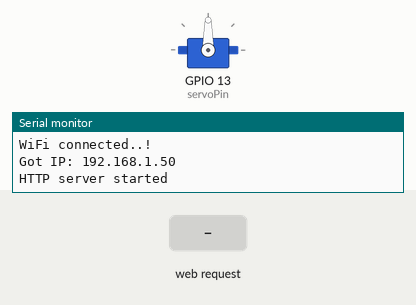
Simulated run of this sketch. Board: ESP32. On the bench: servo, the last lines printed to the serial monitor. Inputs (shaded band) come from the test bench. WiFi joins after 1.5 s; servers stay silent unless stated.

Above: at 3.2 s.
3.3 s: HTTP request GET /?value=1 received
At 4.4 s:
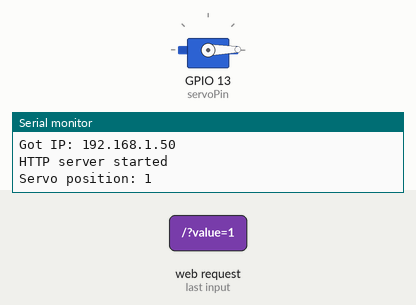
4.8 s: HTTP request GET /?value=120 received
At 5.5 s:
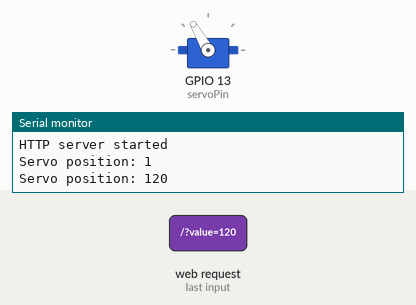
6.3 s: HTTP request GET / received
At 6.7 s:
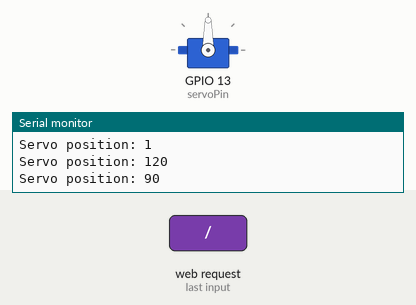
Timing chart, 0 to 9.3 s (numbered marks = the images above; inputs shaded):
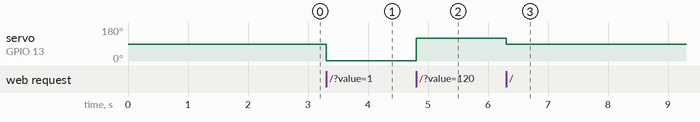

Measured:
- after the input at 3.3 s, servo on GPIO 13 (servoPin): 90° → 1° at once
- after the input at 4.8 s, servo on GPIO 13 (servoPin): 1° → 120° at once
- after the input at 6.3 s, servo on GPIO 13 (servoPin): 120° → 90° at once

The sketch:

servoWithEsp32.ino
```cpp
#include <WiFi.h>
#include <WebServer.h>
#include <ESP32Servo.h>

/*Put your SSID & Password*/
const char* ssid = "YourNetworkName";   // Enter SSID here
const char* password = "YourPassword";  //Enter Password here

Servo myservo;  // create servo object to control a servo

// Define servo pin
const int servoPin = 13;  // Change this to your actual servo pin

WebServer server(80);

void setup() {
  // Allow allocation of all timers for servo library
  ESP32PWM::allocateTimer(0);
  ESP32PWM::allocateTimer(1);
  ESP32PWM::allocateTimer(2);
  ESP32PWM::allocateTimer(3);

  // Set servo PWM frequency to 50Hz
  myservo.setPeriodHertz(50);

  // Attach to servo and define minimum and maximum positions
  myservo.attach(servoPin, 500, 2400);

  // Start serial
  Serial.begin(115200);

  Serial.println("Connecting to ");
  Serial.println(ssid);

  //connect to your local wi-fi network
  WiFi.begin(ssid, password);

  //check wi-fi is connected to wi-fi network
  while (WiFi.status() != WL_CONNECTED) {
    delay(1000);
    Serial.print(".");
  }
  Serial.println("");
  Serial.println("WiFi connected..!");
  Serial.print("Got IP: ");
  Serial.println(WiFi.localIP());

  server.on("/", handle_OnConnect);
  server.onNotFound(handle_NotFound);

  server.begin();
  Serial.println("HTTP server started");
}

void loop() {
  server.handleClient();
}

void handle_OnConnect() {
  int servoPos;

  // Check if value parameter exists
  if (server.hasArg("value")) {
    String valueString = server.arg("value");
    servoPos = valueString.toInt();

    // Send a simple response for AJAX requests
    server.send(200, "text/plain", "OK");
  } else {
    // Move servo to 90 deg initially
    servoPos = 90;

    // Send the main webpage
    server.send(200, "text/html", createHTML());
  }

  // Move servo into position
  myservo.write(servoPos);

  // Print value to serial monitor
  Serial.print("Servo position: ");
  Serial.println(servoPos);
}

void handle_NotFound() {
  server.send(404, "text/plain", "Not found");
}

String createHTML() {
  String html = R"rawliteral(
  <!DOCTYPE html>
  <html>
  <head>
      <meta name="viewport" content="width=device-width, initial-scale=1">
      <style>
          html {font-family: sans-serif; text-align: center;}
          h1 {margin: 80px auto 40px; font-weight: 300; font-size: 2.5em;}
          .slider-container {padding-top: 30px; margin: 40px auto; max-width: 500px;}
          .field {display: flex; justify-content: space-between; align-items: center; gap: 20px; margin: 20px 0;}
          .field .value {font-size: 18px; width: 50px;}
          .slider {appearance: none; width: 100%; height: 8px; border-radius: 25px; background: rgba(0, 0, 0, 0.1); outline: none; position: relative; cursor: pointer;}
          .slider-input {position:relative; width: 100%; height: 18px;}
          .slider::-webkit-slider-thumb {appearance: none; width: 28px; height: 28px; border-radius: 50%; background: #fff; cursor: pointer; box-shadow: 0 4px 15px rgba(0, 0, 0, 0.3), 0 0 0 3px rgba(255, 255, 255, 0.2); transition: all 0.2s ease; position: relative;}
          .slider::-webkit-slider-thumb:hover {transform: scale(1.1);}
          .position-display {padding: 20px;}
          .position-value {font-size: 2.5em;}
          .slider-fill {position: absolute; height: 8px; background: linear-gradient(135deg, #4facfe 0%, #00f2fe 100%); border-radius: 25px; pointer-events: none; top: 7px; margin: 0 2px;}
      </style>
  </head>
  <body>
      <h1>Servo Control</h1>

      <div class="slider-container">
          <div class="field">
              <div class="value">0°</div>
              <div class="slider-input">
                  <div class="slider-fill" id="sliderFill"></div>
                  <input type="range" min="0" max="180" class="slider" id="servoSlider" onchange="servo(this.value)" value="90"/>
              </div>
              <div class="value">180°</div>
          </div>

          <div class="position-display">
              <div>Current Position</div>
              <div class="position-value"><span id="servoPos">90</span>°</div>
          </div>
      </div>

      <script>
          // Get DOM elements
          var slider = document.getElementById("servoSlider");
          var servoP = document.getElementById("servoPos");
          var sliderFill = document.getElementById("sliderFill");

          // Initialize display
          servoP.innerHTML = slider.value;
          updateSliderFill();

          // Update display when slider moves
          slider.oninput = function() {
              servoP.innerHTML = this.value;
              updateSliderFill();
          }

          // Function to update the visual fill of the slider
          function updateSliderFill() {
              var percentage = (slider.value / 180) * 100;
              sliderFill.style.width = percentage + '%';
          }

          // Function to send servo position to ESP32
          function servo(pos) {
              // Create XMLHttpRequest object
              var xhr = new XMLHttpRequest();

              // Set timeout
              xhr.timeout = 1000;

              // Handle timeout
              xhr.ontimeout = function() {
                  console.log('Request timed out');
              };

              // Handle errors
              xhr.onerror = function() {
                  console.log('Request failed');
              };

              // Send GET request to ESP32
              xhr.open('GET', '/?value=' + pos, true);
              xhr.send();
          }
      </script>
  </body>
  </html>
)rawliteral";

  return html;
}
```
